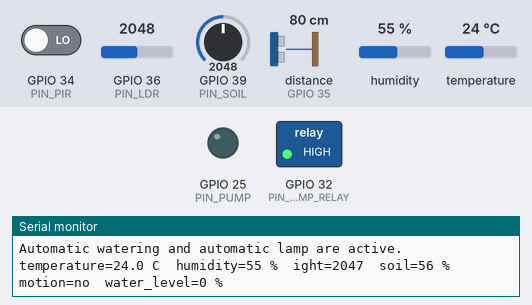
The sketch below on a simulated ESP32. On the bench: switched loads named in the sketch (green lamp = pin HIGH), output pins drawn as LEDs (lit = HIGH), the last lines printed to the serial monitor. Wiring (from diagram.json): ultrasonic range finder: trigger GPIO 15; echo GPIO 35. The inputs (shaded band) are chosen by the test bench; at power-on: GPIO 39 (PIN_SOIL) = 2048, GPIO 34 (PIN_PIR) LOW, GPIO 36 (PIN_LDR) = 2048, distance to the obstacle (sensor on GPIO 35) 80 cm, humidity 55 %, temperature 24 °C. The echo pulse lasts 58.3 µs per cm; pins used as bus, display or sensor lines are not drawn.

Above: at 2.8 s.
2.9 s: GPIO 39 (PIN_SOIL) set to 2866
5.6 s: GPIO 34 (PIN_PIR) driven HIGH
9.9 s: GPIO 36 (PIN_LDR) set to 3033
11.7 s: GPIO 36 (PIN_LDR) set to 3126
At 13.0 s:
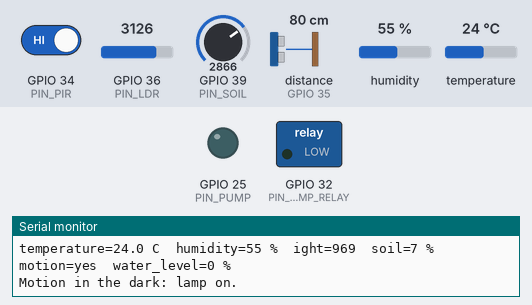
14.1 s: GPIO 34 (PIN_PIR) driven LOW
At 15.7 s:
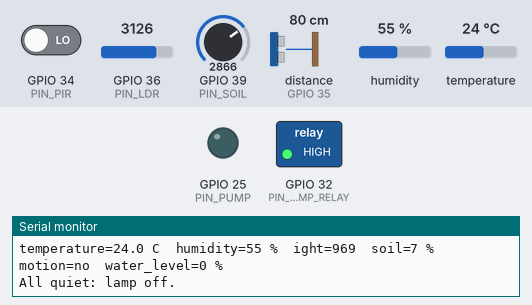
Timing chart, 0 to 17.2 s (numbered marks = the images above; inputs shaded):
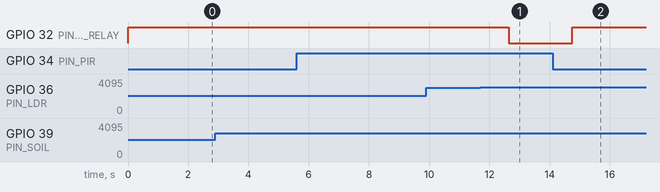

The sketch:

module06_auto_water_lamp.ino
```cpp
// Module 6 - Practice 8: automatic watering and automatic lamp
// Watering: dry soil -> pump for 3 seconds, BUT refused if the water tank is too low.
// Lamp: motion in the dark -> lamp relay on; all quiet again -> off.
// It's Practice 7 plus two rules below the "NEW in Practice 8" markers.
// Library: DHT sensor library by Adafruit 1.4.7 (+ Adafruit Unified Sensor 1.1.15).

#include <DHT.h>

// ---------- Canonical pin map ----------
const int PIN_DHT = 14;         // D14: DHT22
const int PIN_LDR = 36;         // VP: LDR
const int PIN_SOIL = 39;        // VN: capacitive soil sensor
const int PIN_PIR = 34;         // D34: PIR
const int PIN_TRIG = 15;        // D15: HC-SR04 TRIG
const int PIN_ECHO = 35;        // D35: HC-SR04 ECHO, through a voltage divider
const int PIN_PUMP = 25;        // D25: pump MOSFET gate (Module 5)
const int PIN_LAMP_RELAY = 32;  // D32: lamp relay, active-LOW (Module 5)

// ---------- Your calibration results (Practices 3 and 6) ----------
const int SOIL_DRY = 3000;          // raw soil sensor value in air
const int SOIL_WET = 1300;          // raw soil sensor value in water
const float DISTANCE_EMPTY = 20.0;  // cm: from the sensor to the bottom of the tank
const float DISTANCE_FULL = 5.0;    // cm: from the sensor to the water surface when the tank is full

// ---------- Automation rules (NEW in Practice 8) ----------
const int SOIL_WATERING_THRESHOLD = 30;  // soil below 30% = dry, needs watering (Appendix A: soil_watering)
const int MIN_WATER_LEVEL = 20;          // the pump is refused if the tank is less than 20% full
const int WATERING_SECONDS = 3;          // how long the pump runs
const int WATERING_COOLDOWN = 15;        // after a watering attempt, wait 15 reports (about 30 seconds)
const int DARK_THRESHOLD = 1000;         // light below this counts as dark

DHT dht(PIN_DHT, DHT22);

struct SensorReading {
  float temperature;  // degrees Celsius; NAN if the DHT22 can't be read
  int humidity;       // percent; -1 if the DHT22 can't be read
  int light;          // 0 (pitch dark) to 4095 (very bright)
  int soil;           // percent: 0 = as dry as in air, 100 = as wet as in water
  bool motion;        // true if the PIR sees motion
  int water_level;    // percent of the tank filled; -1 if the HC-SR04 echo doesn't come back
};

bool lampOn = false;
int wateringCooldownLeft = 0;  // how many more reports before watering may be tried again

// ---------- Reading the sensors (same as Practice 7) ----------
int readAnalogAverage(int pin) {
  long sum = 0;
  for (int i = 0; i < 20; i++) {
    sum += analogRead(pin);
    delay(2);
  }
  return sum / 20;
}

int readLight() {
  return 4095 - readAnalogAverage(PIN_LDR);
}

int readSoilPercent() {
  int percent = map(readAnalogAverage(PIN_SOIL), SOIL_DRY, SOIL_WET, 0, 100);
  return constrain(percent, 0, 100);
}

float measureDistanceCm() {
  digitalWrite(PIN_TRIG, LOW);
  delayMicroseconds(2);
  digitalWrite(PIN_TRIG, HIGH);
  delayMicroseconds(10);
  digitalWrite(PIN_TRIG, LOW);
  unsigned long duration = pulseIn(PIN_ECHO, HIGH, 30000);
  if (duration == 0) {
    return -1;
  }
  return duration / 58.0;
}

int readWaterLevel() {
  float distance = measureDistanceCm();
  if (distance < 0) {
    return -1;
  }
  int percent = (DISTANCE_EMPTY - distance) * 100 / (DISTANCE_EMPTY - DISTANCE_FULL);
  return constrain(percent, 0, 100);
}

SensorReading readSensors() {
  SensorReading b;
  b.temperature = dht.readTemperature();
  float humidity = dht.readHumidity();
  if (isnan(humidity)) {
    b.humidity = -1;
  } else {
    b.humidity = round(humidity);
  }
  b.light = readLight();
  b.soil = readSoilPercent();
  b.motion = digitalRead(PIN_PIR) == HIGH;
  b.water_level = readWaterLevel();
  return b;
}

void printValue(int value) {
  if (value < 0) {
    Serial.print("--");
  } else {
    Serial.print(value);
  }
}

void printReading(SensorReading b) {
  Serial.print("temperature=");
  if (isnan(b.temperature)) {
    Serial.print("--");
  } else {
    Serial.print(b.temperature, 1);
  }
  Serial.print(" C  humidity=");
  printValue(b.humidity);
  Serial.print(" %  light=");
  Serial.print(b.light);
  Serial.print("  soil=");
  Serial.print(b.soil);
  Serial.print(" %  motion=");
  if (b.motion) {
    Serial.print("yes");
  } else {
    Serial.print("no");
  }
  Serial.print("  water_level=");
  printValue(b.water_level);
  Serial.println(" %");
}

// ---------- NEW in Practice 8: actuators and two automation rules ----------
void setLamp(bool isOn) {
  lampOn = isOn;
  if (isOn) {
    digitalWrite(PIN_LAMP_RELAY, LOW);  // active-LOW relay
  } else {
    digitalWrite(PIN_LAMP_RELAY, HIGH);
  }
}

// The pump only runs if the tank has enough water, measured right before the pump starts.
void runPump(int seconds) {
  seconds = constrain(seconds, 1, 10);  // safety limit: 1-10 seconds
  delay(60);  // HC-SR04 datasheet: wait at least 60 ms after the previous measurement (Concept 10)
  int waterLevel = readWaterLevel();
  if (waterLevel < MIN_WATER_LEVEL) {  // -1 (unreadable) is smaller too, so it is refused as well
    Serial.print("pump REFUSED: water level ");
    if (waterLevel < 0) {
      Serial.println("unreadable");
    } else {
      Serial.print("only ");
      Serial.print(waterLevel);
      Serial.println(" %");
    }
    return;
  }
  Serial.print("pump running for ");
  Serial.print(seconds);
  Serial.println(" seconds...");
  digitalWrite(PIN_PUMP, HIGH);
  delay(seconds * 1000);  // still blocks for now; Module 8 makes it work without delay()
  digitalWrite(PIN_PUMP, LOW);
}

void autoWatering(SensorReading b) {
  if (wateringCooldownLeft > 0) {  // just tried to water: wait first
    wateringCooldownLeft--;
    return;
  }
  if (b.soil < SOIL_WATERING_THRESHOLD) {
    Serial.print("Dry soil (");
    Serial.print(b.soil);
    Serial.print(" %): ");
    runPump(WATERING_SECONDS);                 // the tank safety check is inside runPump()
    wateringCooldownLeft = WATERING_COOLDOWN;  // pumped or refused: don't retry for about 30 seconds
  }
}

void autoLamp(SensorReading b) {
  bool dark = b.light < DARK_THRESHOLD;
  if (b.motion && dark && !lampOn) {
    Serial.println("Motion in the dark: lamp on.");
    setLamp(true);
  }
  if (!b.motion && lampOn) {
    Serial.println("All quiet: lamp off.");
    setLamp(false);
  }
}

void setup() {
  Serial.begin(115200);
  dht.begin();
  pinMode(PIN_PIR, INPUT);
  pinMode(PIN_TRIG, OUTPUT);
  pinMode(PIN_ECHO, INPUT);
  digitalWrite(PIN_TRIG, LOW);
  pinMode(PIN_PUMP, OUTPUT);
  digitalWrite(PIN_PUMP, LOW);
  pinMode(PIN_LAMP_RELAY, OUTPUT);
  setLamp(false);  // switch off right away: pinMode(OUTPUT) has just made the pin LOW (= relay pulls in)
  Serial.println("Automatic watering and automatic lamp are active.");
}

void loop() {
  delay(2000);
  SensorReading reading = readSensors();
  printReading(reading);
  autoWatering(reading);
  autoLamp(reading);
}
```

Measured:
- the behaviour switches between 3095 and 3096 on GPIO 36 (PIN_LDR) (found by bisection; images 0 and 1)
- after the input at 11.7 s, GPIO 32 (PIN_LAMP_RELAY): HIGH → LOW after 0.95 s
- after the input at 14.1 s, GPIO 32 (PIN_LAMP_RELAY): LOW → HIGH after 0.65 s
